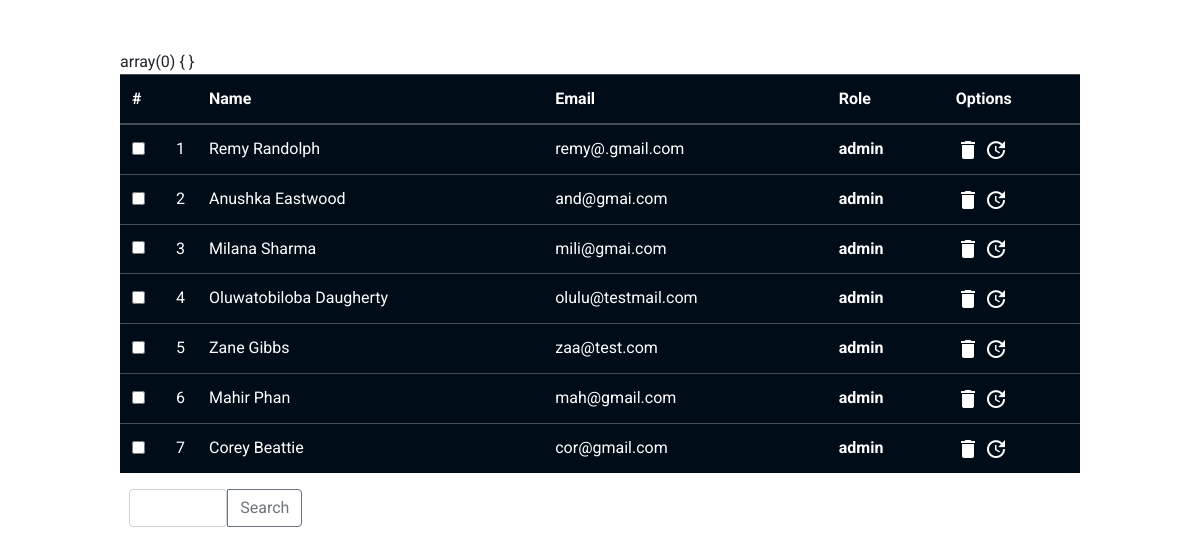
Before: / with the older database file.
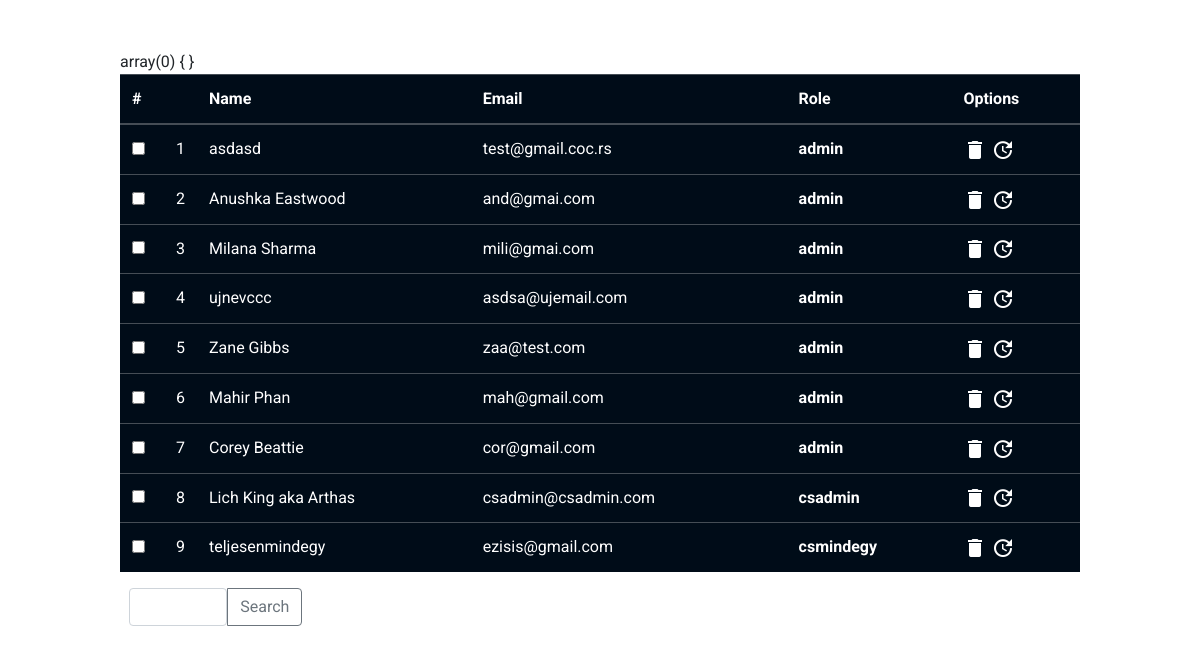
After: the same page with the newer database file.
### tables this page shows
CREATE TABLE IF NOT EXISTS `users` (
  `id` int(11) NOT NULL AUTO_INCREMENT,
  `name` varchar(255) NOT NULL,
  `email` varchar(255) NOT NULL,
  `roles` varchar(255) NOT NULL,
  `username` varchar(255) NOT NULL,
  `password` varchar(255) NOT NULL,
  `avatar` varchar(255) NOT NULL,
  `active` varchar(3) NOT NULL,
  `permission` varchar(255) NOT NULL,
  `country` varchar(255) NOT NULL,
  `pcode` varchar(255) NOT NULL,
  `city` varchar(255) NOT NULL,
  `address` varchar(255) NOT NULL,
  PRIMARY KEY (`id`)
);

### index.php (the view, shortened to what this page needs)
<!DOCTYPE HTML>
<html>
<head>
<link rel="stylesheet" href="https://stackpath.bootstrapcdn.com/bootstrap/4.3.1/css/bootstrap.min.css">
<link rel="stylesheet" href="https://cdnjs.cloudflare.com/ajax/libs/font-awesome/4.7.0/css/font-awesome.min.css">
<link rel="stylesheet" type="text/css" href="super-style.css">
</head>
<body>
<form method="post" action="delete.php" class="form-group customFormModi">
<div class="form-group">
<?php
if (isset($_POST)) {
  var_dump($_POST);
}else{
}
echo"<table class='listtable table table-dark '>
      <thead>
        <tr>
          <th scope='col'>#</th>
          <th scope='col'></th>
          <th scope='col'>Name</th>
          <th scope='col'>Email</th>
          <th scope='col'>Role</th>
          <th scope='col'>Options</th>
        </tr>
      </thead>
      <tbody>";
        include('db_config.php');
        $sql = "SELECT * from users";
        if (!$result = $connection->query($sql)) {
            echo "Sorry, the website is experiencing problems.";
            exit;
        }
        $counter = 1;
        while ($res = $result->fetch_assoc()) {
          echo"
          <tr>
            <td scope='row' class='checkbox0'>
              <div class='form-check'>
                <input class='form-check-input position-static' type='checkbox' name='check_list[]' id='blankCheckbox' value='$res[id]' aria-label='...'>
              </div>
            </td>
            <td class='counter'>$counter</td>
            <td>$res[name]</td>
            <td>$res[email]</td>
            <td class='roles'>$res[roles]</td>
            <td class='buttonOption'>
               <a href='delete.php ?member=$res[id]' ><img class='lilIcons' src='delete_white_96x96.png' id='$res[id]'  alt=''></a>
               <a href='modify.php ?member=$res[id]' ><img class='lilIcons' src='update_white_96x96.png' id='$res[id]'  alt=''></a>
            </td>
          </tr>
          ";
      $counter ++;
        }
echo"</tbody>
    </table>";
?>
<div class="input-group customOption">
  <div class="input-group-append">
      <input type="text" class="form-control" name="search">
    <button class="btn btn-outline-secondary" type="submit" value="Submit" name="submit">Search</button>
  </div>
</div>
</div>
</form>
</body>
</html>

### super-style.css (style rules this page uses)
body { font-family: 'Roboto', sans-serif; }
.counter { width: 5px; padding : 0px; margin: 0px; }
.checkbox0 { width: 2px; padding : 0px; margin: 0px; }
.table-dark { color: #fff; background-color: #000c18; }
.roles { font-weight: 650; }
.lilIcons { width: 24px; height: auto; padding : 0px; margin : 0px; }
.buttonOption { padding : 12px !important; margin : 0px; }
.customOption { margin: 0px; width: 18%; margin-left: 1%; }
form.form-group.customFormModi { width: 80%; margin-left: 10%; margin: auto; margin-top: 50px; }

Changed rows visible on the page:
changed users: name "Remy Randolph" → "asdasd"; email "remy@.gmail.com" → "test@gmail.coc.rs"
changed users: name "Oluwatobiloba Daugherty" → "ujnevccc"; email "olulu@testmail.com" → "asdsa@ujemail.com"
added users: name "Lich King aka Arthas", email "csadmin@csadmin.com", roles "csadmin"
added users: name "teljesenmindegy", email "ezisis@gmail.com", roles "csmindegy"
